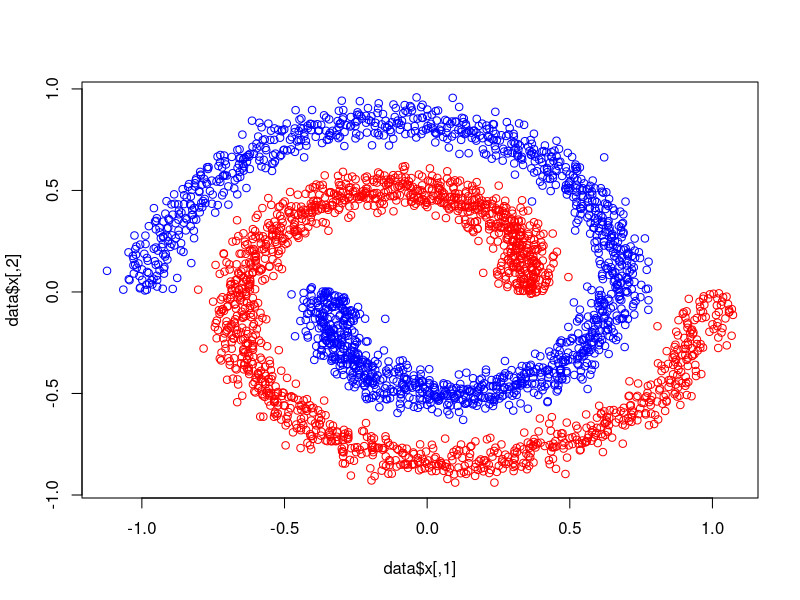

Generate this figure with R: (Note: this script raises an error after producing the figure.)
rm(list=ls())
library(mlbench)

data <- mlbench.spirals(3000 , sd =0.05)
cols <- c("red","blue")
plot(data$x,  col=cols[data$classes])
data <- cbind(data$x, data$classes)
path = "~/Documents/UFMG/Mastering/2/Reconhecimento de padrões/listas/new/list_5/data/spirals.csv"
write.csv(data, path, row.names = FALSE)
